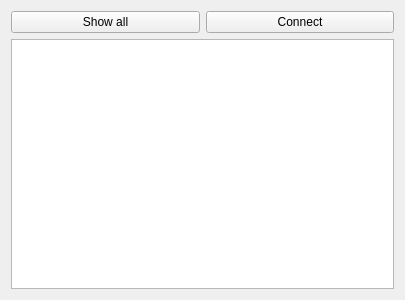
<?xml version="1.0" encoding="UTF-8"?>
<ui version="4.0">
 <class>Network</class>
 <widget class="QWidget" name="Network">
  <property name="geometry">
   <rect>
    <x>0</x>
    <y>0</y>
    <width>405</width>
    <height>300</height>
   </rect>
  </property>
  <property name="sizePolicy">
   <sizepolicy hsizetype="Expanding" vsizetype="Expanding">
    <horstretch>0</horstretch>
    <verstretch>1</verstretch>
   </sizepolicy>
  </property>
  <property name="windowTitle">
   <string>Form</string>
  </property>
  <layout class="QVBoxLayout" name="verticalLayout">
   <item>
    <layout class="QHBoxLayout" name="horizontalLayout">
     <item>
      <widget class="QPushButton" name="btn_showAll">
       <property name="sizePolicy">
        <sizepolicy hsizetype="Expanding" vsizetype="Fixed">
         <horstretch>0</horstretch>
         <verstretch>0</verstretch>
        </sizepolicy>
       </property>
       <property name="text">
        <string>Show all</string>
       </property>
       <property name="autoDefault">
        <bool>false</bool>
       </property>
       <property name="default">
        <bool>false</bool>
       </property>
      </widget>
     </item>
     <item>
      <widget class="QPushButton" name="btn_connetc">
       <property name="sizePolicy">
        <sizepolicy hsizetype="Expanding" vsizetype="Fixed">
         <horstretch>0</horstretch>
         <verstretch>0</verstretch>
        </sizepolicy>
       </property>
       <property name="text">
        <string>Connect</string>
       </property>
       <property name="checkable">
        <bool>false</bool>
       </property>
       <property name="checked">
        <bool>false</bool>
       </property>
       <property name="autoRepeat">
        <bool>true</bool>
       </property>
       <property name="autoDefault">
        <bool>false</bool>
       </property>
       <property name="default">
        <bool>false</bool>
       </property>
       <property name="flat">
        <bool>false</bool>
       </property>
      </widget>
     </item>
    </layout>
   </item>
   <item>
    <widget class="QListWidget" name="addres_listWidget"/>
   </item>
  </layout>
 </widget>
 <tabstops>
  <tabstop>btn_connetc</tabstop>
  <tabstop>btn_showAll</tabstop>
 </tabstops>
 <resources/>
 <connections/>
</ui>
